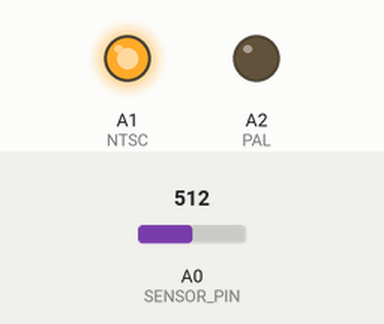
Recording of a sketch running on a simulated Arduino Uno, built with avr-gcc and run on an emulated ATmega328P. Parts: output pins drawn as LEDs (lit = HIGH). The inputs (shaded band) are chosen by the test bench; at power-on: A0 (SENSOR_PIN) = 512.

Above: at 1.2 s.
1.3 s: A0 (SENSOR_PIN) set to 306
At 2.4 s:
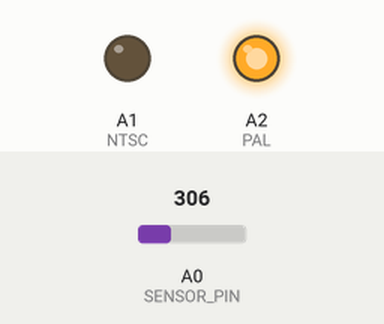
2.8 s: A0 (SENSOR_PIN) set to 511
At 3.6 s:
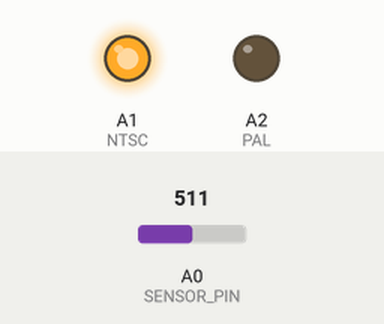
4.3 s: A0 (SENSOR_PIN) set to 122
At 4.7 s:
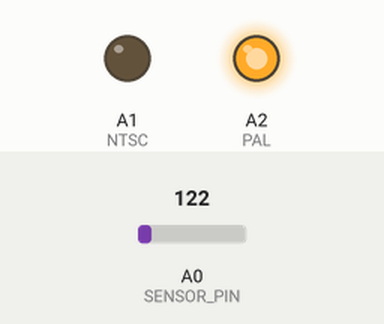
Timing chart, 0 to 7.3 s (numbered marks = the images above; inputs shaded):
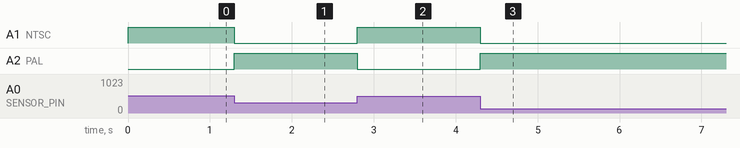

Measured:
- after the input at 1.3 s, A1 (NTSC): HIGH → LOW at once; A2 (PAL): LOW → HIGH at once
- after the input at 2.8 s, A1 (NTSC): LOW → HIGH at once; A2 (PAL): HIGH → LOW at once
- after the input at 4.3 s, A1 (NTSC): HIGH → LOW at once; A2 (PAL): LOW → HIGH at once

The sketch:

PSXTAL-L_V2.00.ino
```cpp
/*                                          ,----,                ,--,                ,--,
,-.----.                                  ,/   .`|             ,---.'|             ,---.'|
\    /  \    .--.--.   ,--,     ,--,    ,`   .'  : ,---,       |   | :             |   | :
|   :    \  /  /    '. |'. \   / .`|  ;    ;     /'  .' \      :   : |             :   : |
|   |  .\ :|  :  /`. / ; \ `\ /' / ;.'___,/    ,'/  ;    '.    |   ' :       ,---,.|   ' :
.   :  |: |;  |  |--`  `. \  /  / .'|    :     |:  :       \   ;   ; '     ,'  .' |;   ; '
|   |   \ :|  :  ;_     \  \/  / ./ ;    |.';  ;:  |   /\   \  '   | |__ ,---.'   ,'   | |__
|   : .   / \  \    `.   \  \.'  /  `----'  |  ||  :  ' ;.   : |   | :.'||   |    ||   | :.'|
;   | |`-'   `----.   \   \  ;  ;       '   :  ;|  |  ;/  \   \'   :    ;:   :  .' '   :    ;
|   | ;      __ \  \  |  / \  \  \      |   |  ''  :  | \  \ ,'|   |  ./ :   |.'   |   |  ./
:   ' |     /  /`--'  / ;  /\  \  \     '   :  ||  |  '  '--'  ;   : ;   `---'     ;   : ;
:   : :    '--'.     /./__;  \  ;  \    ;   |.' |  :  :        |   ,/              |   ,/
|   | :      `--'---' |   : / \  \  ;   '---'   |  | ,'        '---'               '---'
`---'.|               ;   |/   \  ' |           `--''
  `---`               `---'     `--`
  NTSC / PAL wireless mode change (Automatic dual frequency selector)
  This version is for PSX models using XTALS, not later models with a clock synth
  Origional work by VajskiDs Consoles
  PSXTAL dual PCB Version!

  Lightened version of VajSkids PSXTAL project to prepare for my combined video region switching modchip project.
*/

const int SENSOR_PIN = A0; //A0 from GPU pin 157
const int NTSC = A1; // Power output to DFO NTSC Crystal
const int PAL = A2; // Power output to DFO PAL Crystal
const int BENCHMARK = 500; // Value sensed between PAL and NTSC values. PAL=0, NTSC=750 and Off-250

void setup() {
  //Serial.begin(115200); //Dev stuff
  pinMode(NTSC, OUTPUT);
  pinMode(PAL, OUTPUT);
  // No pinMode() needed for analogRead()
}
void loop() {
  // 1. reading the input from the analog pin to which sensor is connected
  int input = analogRead(SENSOR_PIN);

  // 2. if sensor value less than "benchmark" - powere PAL Crystal
  if (input <= BENCHMARK){
    digitalWrite(PAL, HIGH);
    digitalWrite(NTSC, LOW);
  }
  //2bis. if sensor value is more than "benchmark" - Power the NTSC Crystal
  if (input >= BENCHMARK){
    digitalWrite(NTSC, HIGH);
    digitalWrite(PAL, LOW);
  }
}
```
